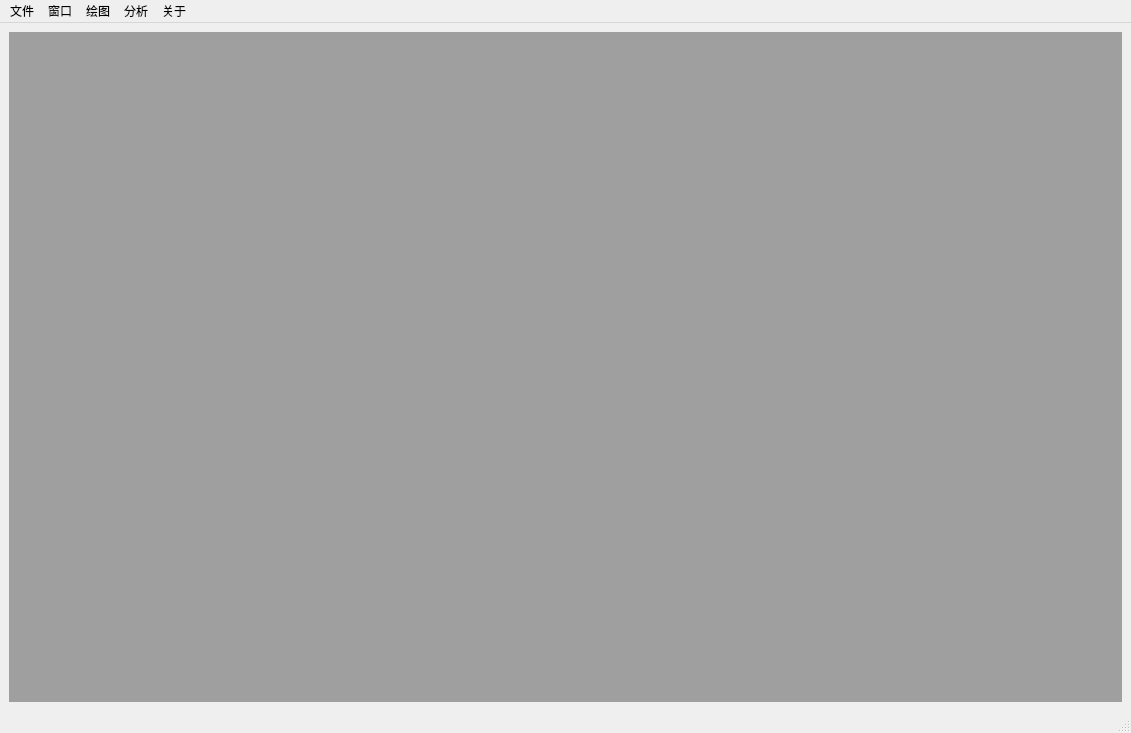
<?xml version="1.0" encoding="UTF-8"?>
<ui version="4.0">
 <class>MainWindow</class>
 <widget class="QMainWindow" name="MainWindow">
  <property name="geometry">
   <rect>
    <x>0</x>
    <y>0</y>
    <width>1131</width>
    <height>733</height>
   </rect>
  </property>
  <property name="windowTitle">
   <string>MainWindow</string>
  </property>
  <widget class="QWidget" name="centralwidget">
   <layout class="QGridLayout" name="gridLayout">
    <item row="0" column="0">
     <widget class="QMdiArea" name="mdiArea"/>
    </item>
   </layout>
  </widget>
  <widget class="QMenuBar" name="menubar">
   <property name="geometry">
    <rect>
     <x>0</x>
     <y>0</y>
     <width>1131</width>
     <height>22</height>
    </rect>
   </property>
   <widget class="QMenu" name="menu">
    <property name="title">
     <string>文件</string>
    </property>
    <addaction name="action_open"/>
   </widget>
   <widget class="QMenu" name="menu_2">
    <property name="title">
     <string>绘图</string>
    </property>
    <addaction name="action_draw"/>
   </widget>
   <widget class="QMenu" name="menu_3">
    <property name="title">
     <string>窗口</string>
    </property>
    <addaction name="action_new"/>
    <addaction name="action_tileSubWin"/>
    <addaction name="action_cascadeSubWin"/>
   </widget>
   <widget class="QMenu" name="menu_4">
    <property name="title">
     <string>关于</string>
    </property>
    <addaction name="action_author"/>
    <addaction name="action_logs"/>
   </widget>
   <widget class="QMenu" name="menu_5">
    <property name="title">
     <string>分析</string>
    </property>
   </widget>
   <addaction name="menu"/>
   <addaction name="menu_3"/>
   <addaction name="menu_2"/>
   <addaction name="menu_5"/>
   <addaction name="menu_4"/>
  </widget>
  <widget class="QStatusBar" name="statusbar"/>
  <action name="action_open">
   <property name="text">
    <string>打开</string>
   </property>
   <property name="shortcut">
    <string>Ctrl+O</string>
   </property>
  </action>
  <action name="action_new">
   <property name="text">
    <string>新建</string>
   </property>
   <property name="shortcut">
    <string>Ctrl+N</string>
   </property>
  </action>
  <action name="action_author">
   <property name="text">
    <string>作者</string>
   </property>
   <property name="shortcut">
    <string>F1</string>
   </property>
  </action>
  <action name="action_logs">
   <property name="text">
    <string>更新日志</string>
   </property>
   <property name="shortcut">
    <string>Ctrl+L</string>
   </property>
  </action>
  <action name="action_tileSubWin">
   <property name="text">
    <string>平铺显示</string>
   </property>
  </action>
  <action name="action_cascadeSubWin">
   <property name="text">
    <string>级联显示</string>
   </property>
  </action>
  <action name="action_draw">
   <property name="text">
    <string>绘制</string>
   </property>
   <property name="shortcut">
    <string>Ctrl+D</string>
   </property>
  </action>
 </widget>
 <resources/>
 <connections/>
</ui>
